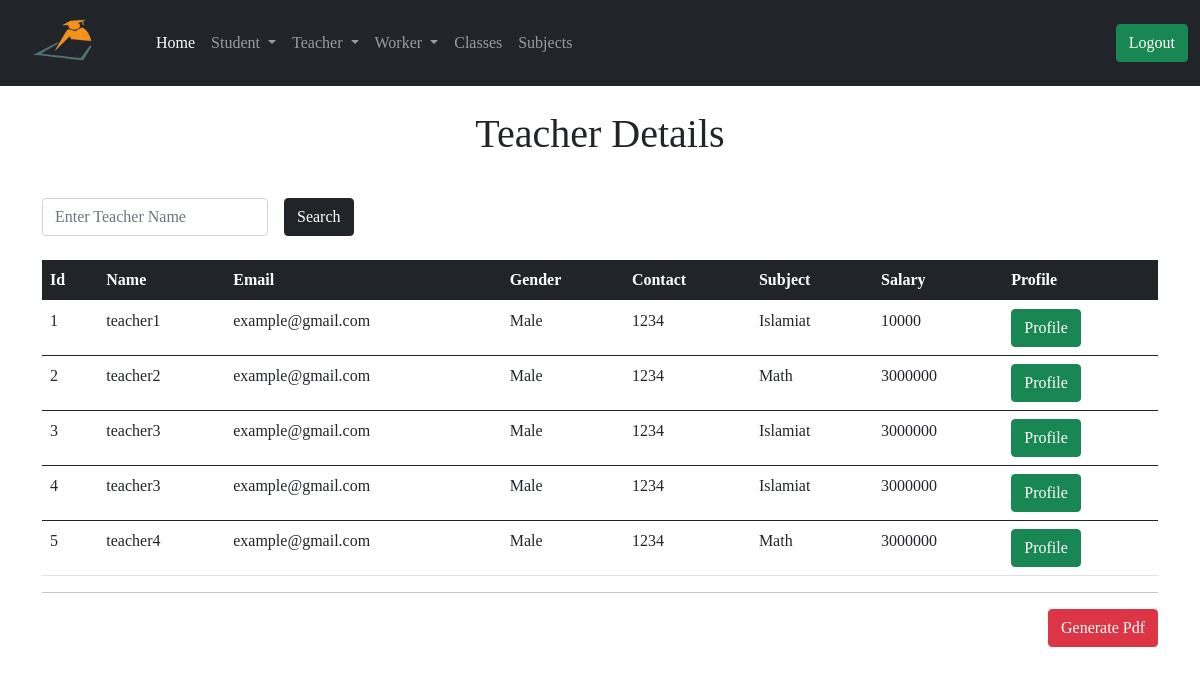
Page /admin/teacher_detials (signed in) on the earlier database version.
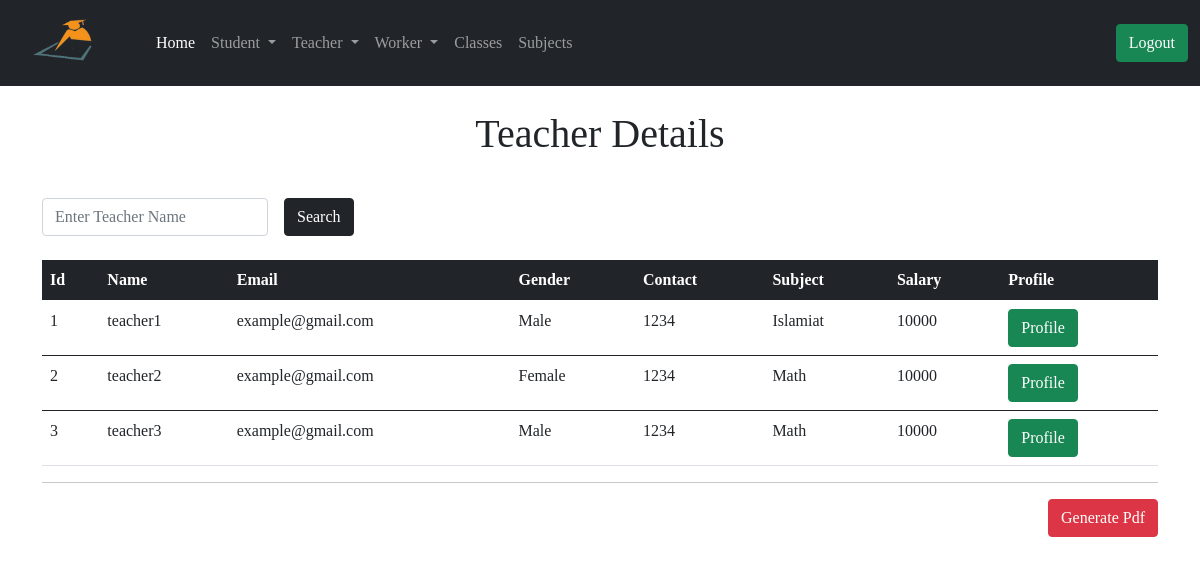
Same page on the later database version.
### app/models.py (models this page shows, shortened)
class Teacher(db.Model):
    id = db.Column(db.Integer, primary_key=True)
    tech_name = db.Column(db.String(64))
    email = db.Column(db.String(64))
    tech_address = db.Column(db.String(128))
    tech_contact = db.Column(db.String(64))
    gender = db.Column(db.String(64))
    salary = db.Column(db.String(64))
    join_date = db.Column(db.DateTime, default=datetime.utcnow())
    admin_id = db.Column(db.Integer, db.ForeignKey('user.id'))
    tech_subject = db.Column(db.Integer, db.ForeignKey('subject.id'))
    tech_class = db.Column(db.Integer, db.ForeignKey('class.id'))
    uploadlecture = db.relationship('UploadLecture', backref='t_lecture')
    attendance = db.relationship('StudentAttendance', backref='t_lecture')

class Subject(db.Model):
    id = db.Column(db.Integer, primary_key=True)
    sub_name = db.Column(db.String(64))
    admin_id = db.Column(db.Integer, db.ForeignKey('user.id'))
    teacher = db.relationship('Teacher', backref='sub')
    leaveteacher = db.relationship('LeaveTeacher', backref='sub')
    uploadlecture = db.relationship('UploadLecture', backref='sub')

### app/routes.py (the view)
@app.route('/admin/teacher_detials')
@login_required
def teacher_detials():
    query = request.args.get('query')
    if query:
        teachers = Teacher.query.filter(Teacher.tech_name.contains(query))
        return render_template('admin/teacher_detials.html', title='Teachers', teachers=teachers, query=query)
    page = request.args.get('page', 1, type=int)
    teachers = Teacher.query.order_by(Teacher.id.asc()).paginate(
        page, app.config['ENTRY_PER_PAGE'], False)
    next_url = url_for('teacher_detials', page=teachers.next_num) \
        if teachers.has_next else None
    prev_url = url_for('teacher_detials', page=teachers.prev_num) \
        if teachers.has_prev else None
    return render_template('admin/teacher_detials.html', title='Teachers', teachers=teachers.items, next_url=next_url, prev_url=prev_url,)

### app/models.py (called while the page is built)
@login.user_loader
def load_user(id):
    return User.query.get(int(id))

### app/routes.py (called while the page is built)
@app.before_request
def before_request():
    g.user = None
    if 'teacher_id' in session:
        user = Teacher.query.filter_by(id=session['teacher_id']).first()
        g.user = user

@app.before_request
def std_before_request():
    g.std_user = None
    if 'student_id' in session:
        std_user = Student.query.filter_by(id=session['student_id']).first()
        g.std_user = std_user

### app/templates/admin/teacher_detials.html (shortened to what this page needs)
{% extends 'admin/base.html' %}
{% block content %}
<div class="container">
  {% if query %}
  <h1 class="text-center mt-4">Search Result About! <span class="text-primary"> {{ query }} </span></h1>
  <td> <a href=" {{ url_for('teacher_detials') }} "> <button type="submit" class="btn btn-success">  Back </button> </a></td>
  {% else %}
  <h1 class="text-center mt-4">Teacher Details</h1>
  {% endif %}
  <form action="" method="GET">
    <div class="row g-3 align-items-center mt-4">
      <div class="col-auto">
        <input type="search" name="query" id="inputPassword6" value="{{query}}" class="form-control" placeholder="Enter Teacher Name" required>
      </div>
      <div class="col-auto">
        <button type="submit" class="btn btn-dark">Search</button>
      </div>
    </div>
  </form>
  <table class="table mt-4">
      <thead class="table-dark">
        <tr>
          <th scope="col">Id</th>
          <th scope="col">Name</th>
          <th scope="col">Email</th>
          <th scope="col">Gender</th>
          <th scope="col">Contact</th>
          <th scope="col">Subject</th>
          <th scope="col">Salary</th>
          <th scope="col">Profile</th>
        </tr>
      </thead>
      {% for teacher in teachers %}
      <tbody>
        <tr>
          <td> {{ teacher.id }}</td>
          <td> {{ teacher.tech_name }} </td>
          <td> {{ teacher.email }} </td>
          <td> {{ teacher.gender }} </td>
          <td> {{ teacher.tech_contact }} </td>
          <td>  {{ teacher.sub.sub_name }} </td>
          <td> {{ teacher.salary }} </td>
          <td> <a href=" {{ url_for('teacher_profile', id=teacher.id) }} "> <button type="submit" class="btn btn-success">  Profile </button> </a></td>
        </tr>
      </tbody>
      {% endfor %}
    </table>
    <hr>
    <a href="{{ url_for('teacher_detials_pdf') }}"><button type="submit" class="btn btn-danger float-end">Generate Pdf</button></a>
</div>
{% endblock %}

### app/templates/admin/base.html (shortened to what this page needs)
<!DOCTYPE html>
<html lang="en">
<head>
    <link href="https://cdn.jsdelivr.net/npm/bootstrap@5.0.0-beta2/dist/css/bootstrap.min.css" rel="stylesheet">
    <link rel="stylesheet" href="{{ url_for('static', filename='style/index.css') }}">
</head>
<body>
    {% include 'admin/nav.html' %}
    {% block content %} {% endblock %}
</body>
</html>

### app/templates/admin/nav.html (shortened to what this page needs)
<nav class="navbar navbar-expand-lg navbar-dark bg-dark">
    <div class="container-fluid">
      <a class="navbar-brand" href="{{ url_for('index') }}"><img src=" {{ url_for('static', filename='image/rsz_1logo.png')}} " class="brand_logo " width="120px" height="60px"  alt="Logo"></a>
      <div class="collapse navbar-collapse" id="navbarSupportedContent">
        <ul class="navbar-nav me-auto mb-2 mb-lg-0">
          <li class="nav-item">
            <a class="nav-link active" aria-current="page" href="{{ url_for('index') }}">Home</a>
          </li>
          <li class="nav-item dropdown">
            <a class="nav-link dropdown-toggle" href="#" id="navbarDropdown" role="button" data-bs-toggle="dropdown" aria-expanded="false">
              Student
            </a>
          </li>
          <li class="nav-item dropdown">
            <a class="nav-link dropdown-toggle" href="#" id="navbarDropdown" role="button" data-bs-toggle="dropdown" aria-expanded="false">
              Teacher
            </a>
          </li>
          <li class="nav-item dropdown">
            <a class="nav-link dropdown-toggle" href="#" id="navbarDropdown" role="button" data-bs-toggle="dropdown" aria-expanded="false">
              Worker
            </a>
          </li>
          <li class="nav-item">
            <a class="nav-link " aria-current="page" href="{{ url_for('list_of_class') }}">Classes</a>
          </li>
          <li class="nav-item">
            <a class="nav-link " aria-current="page" href="{{ url_for('list_of_subject') }}">Subjects</a>
          </li>
        </ul>
        {% if current_user.is_anonymous %}
        <a href="{{ url_for('admin_login') }}"><button class="btn btn-success ms-2">Admin</button></a>
        {% else %}
        <a href="{{ url_for('admin_logout') }}"><button class="btn btn-success ms-2">Logout</button></a>
        {% endif %}
      </div>
    </div>
  </nav>

### app/templates/admin/base.html (style rules this page uses)
body { font-family: 'Times New Roman', Times, serif; }

Differences in the rows shown:
removed Teacher: id "4", tech_name "teacher3", email "example@gmail.com", gender "Male", tech_contact "1234", sub.sub_name "Islamiat", salary "3000000"
removed Teacher: id "5", tech_name "teacher4", email "example@gmail.com", gender "Male", tech_contact "1234", sub.sub_name "Math", salary "3000000"
changed Teacher "teacher2": gender "Male" → "Female"; salary "3000000" → "10000"
changed Teacher "teacher3": sub.sub_name "Islamiat" → "Math"; salary "3000000" → "10000"
